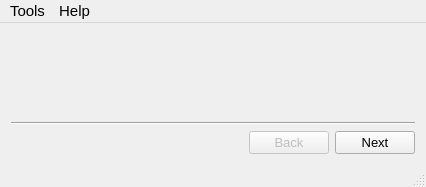
<?xml version="1.0" encoding="UTF-8"?>
<ui version="4.0">
 <author>RSX</author>
 <class>MainWindow</class>
 <widget class="QMainWindow" name="MainWindow">
  <property name="geometry">
   <rect>
    <x>0</x>
    <y>0</y>
    <width>426</width>
    <height>187</height>
   </rect>
  </property>
  <property name="sizePolicy">
   <sizepolicy hsizetype="Fixed" vsizetype="Fixed">
    <horstretch>0</horstretch>
    <verstretch>0</verstretch>
   </sizepolicy>
  </property>
  <property name="windowTitle">
   <string>NTScout</string>
  </property>
  <widget class="QWidget" name="centralWidget">
   <layout class="QVBoxLayout" name="verticalLayout">
    <item>
     <widget class="QStackedWidget" name="stackedWidget"/>
    </item>
    <item>
     <widget class="Line" name="line">
      <property name="orientation">
       <enum>Qt::Horizontal</enum>
      </property>
     </widget>
    </item>
    <item>
     <layout class="QHBoxLayout" name="buttonLayout">
      <item>
       <spacer name="horizontalSpacer">
        <property name="orientation">
         <enum>Qt::Horizontal</enum>
        </property>
        <property name="sizeHint" stdset="0">
         <size>
          <width>40</width>
          <height>20</height>
         </size>
        </property>
       </spacer>
      </item>
      <item>
       <widget class="QPushButton" name="backButton">
        <property name="enabled">
         <bool>false</bool>
        </property>
        <property name="font">
         <font>
          <pointsize>10</pointsize>
         </font>
        </property>
        <property name="text">
         <string>Back</string>
        </property>
       </widget>
      </item>
      <item>
       <widget class="QPushButton" name="nextButton">
        <property name="enabled">
         <bool>true</bool>
        </property>
        <property name="font">
         <font>
          <pointsize>10</pointsize>
         </font>
        </property>
        <property name="text">
         <string>Next</string>
        </property>
        <property name="autoDefault">
         <bool>false</bool>
        </property>
        <property name="default">
         <bool>false</bool>
        </property>
       </widget>
      </item>
     </layout>
    </item>
   </layout>
  </widget>
  <widget class="QMenuBar" name="menuBar">
   <property name="geometry">
    <rect>
     <x>0</x>
     <y>0</y>
     <width>426</width>
     <height>23</height>
    </rect>
   </property>
   <property name="font">
    <font>
     <pointsize>11</pointsize>
    </font>
   </property>
   <widget class="QMenu" name="menuTools">
    <property name="font">
     <font>
      <pointsize>11</pointsize>
     </font>
    </property>
    <property name="title">
     <string>Tools</string>
    </property>
    <addaction name="actionUpdate"/>
    <addaction name="actionSettings"/>
   </widget>
   <widget class="QMenu" name="menuHelp">
    <property name="font">
     <font>
      <pointsize>11</pointsize>
     </font>
    </property>
    <property name="title">
     <string>Help</string>
    </property>
    <addaction name="actionReport"/>
    <addaction name="actionAbout"/>
   </widget>
   <addaction name="menuTools"/>
   <addaction name="menuHelp"/>
  </widget>
  <widget class="QStatusBar" name="statusBar"/>
  <action name="actionUpdate">
   <property name="icon">
    <iconset resource="resource.qrc">
     <normaloff>:/icons/update</normaloff>:/icons/update</iconset>
   </property>
   <property name="text">
    <string>Update</string>
   </property>
   <property name="font">
    <font>
     <pointsize>10</pointsize>
    </font>
   </property>
  </action>
  <action name="actionReport">
   <property name="icon">
    <iconset resource="resource.qrc">
     <normaloff>:/icons/bug</normaloff>:/icons/bug</iconset>
   </property>
   <property name="text">
    <string>Report a bug</string>
   </property>
   <property name="font">
    <font>
     <pointsize>10</pointsize>
    </font>
   </property>
  </action>
  <action name="actionAbout">
   <property name="icon">
    <iconset resource="resource.qrc">
     <normaloff>:/icons/info</normaloff>:/icons/info</iconset>
   </property>
   <property name="text">
    <string>About NTScout</string>
   </property>
   <property name="font">
    <font>
     <pointsize>10</pointsize>
    </font>
   </property>
  </action>
  <action name="actionSettings">
   <property name="icon">
    <iconset resource="resource.qrc">
     <normaloff>:/icons/settings</normaloff>:/icons/settings</iconset>
   </property>
   <property name="text">
    <string>Settings</string>
   </property>
   <property name="font">
    <font>
     <pointsize>10</pointsize>
    </font>
   </property>
  </action>
 </widget>
 <layoutdefault spacing="6" margin="11"/>
 <resources>
  <include location="resource.qrc"/>
 </resources>
 <connections>
  <connection>
   <sender>nextButton</sender>
   <signal>clicked()</signal>
   <receiver>MainWindow</receiver>
   <slot>nextClicked()</slot>
   <hints>
    <hint type="sourcelabel">
     <x>381</x>
     <y>141</y>
    </hint>
    <hint type="destinationlabel">
     <x>413</x>
     <y>159</y>
    </hint>
   </hints>
  </connection>
  <connection>
   <sender>backButton</sender>
   <signal>clicked()</signal>
   <receiver>MainWindow</receiver>
   <slot>backClicked()</slot>
   <hints>
    <hint type="sourcelabel">
     <x>280</x>
     <y>152</y>
    </hint>
    <hint type="destinationlabel">
     <x>243</x>
     <y>164</y>
    </hint>
   </hints>
  </connection>
  <connection>
   <sender>actionUpdate</sender>
   <signal>triggered()</signal>
   <receiver>MainWindow</receiver>
   <slot>updateTriggered()</slot>
   <hints>
    <hint type="sourcelabel">
     <x>-1</x>
     <y>-1</y>
    </hint>
    <hint type="destinationlabel">
     <x>212</x>
     <y>93</y>
    </hint>
   </hints>
  </connection>
  <connection>
   <sender>actionSettings</sender>
   <signal>triggered()</signal>
   <receiver>MainWindow</receiver>
   <slot>settingsTriggered()</slot>
   <hints>
    <hint type="sourcelabel">
     <x>-1</x>
     <y>-1</y>
    </hint>
    <hint type="destinationlabel">
     <x>212</x>
     <y>93</y>
    </hint>
   </hints>
  </connection>
  <connection>
   <sender>actionReport</sender>
   <signal>triggered()</signal>
   <receiver>MainWindow</receiver>
   <slot>reportTriggered()</slot>
   <hints>
    <hint type="sourcelabel">
     <x>-1</x>
     <y>-1</y>
    </hint>
    <hint type="destinationlabel">
     <x>212</x>
     <y>93</y>
    </hint>
   </hints>
  </connection>
  <connection>
   <sender>actionAbout</sender>
   <signal>triggered()</signal>
   <receiver>MainWindow</receiver>
   <slot>aboutTriggered()</slot>
   <hints>
    <hint type="sourcelabel">
     <x>-1</x>
     <y>-1</y>
    </hint>
    <hint type="destinationlabel">
     <x>212</x>
     <y>93</y>
    </hint>
   </hints>
  </connection>
 </connections>
 <slots>
  <slot>nextClicked()</slot>
  <slot>backClicked()</slot>
  <slot>updateTriggered()</slot>
  <slot>settingsTriggered()</slot>
  <slot>reportTriggered()</slot>
  <slot>aboutTriggered()</slot>
 </slots>
</ui>
